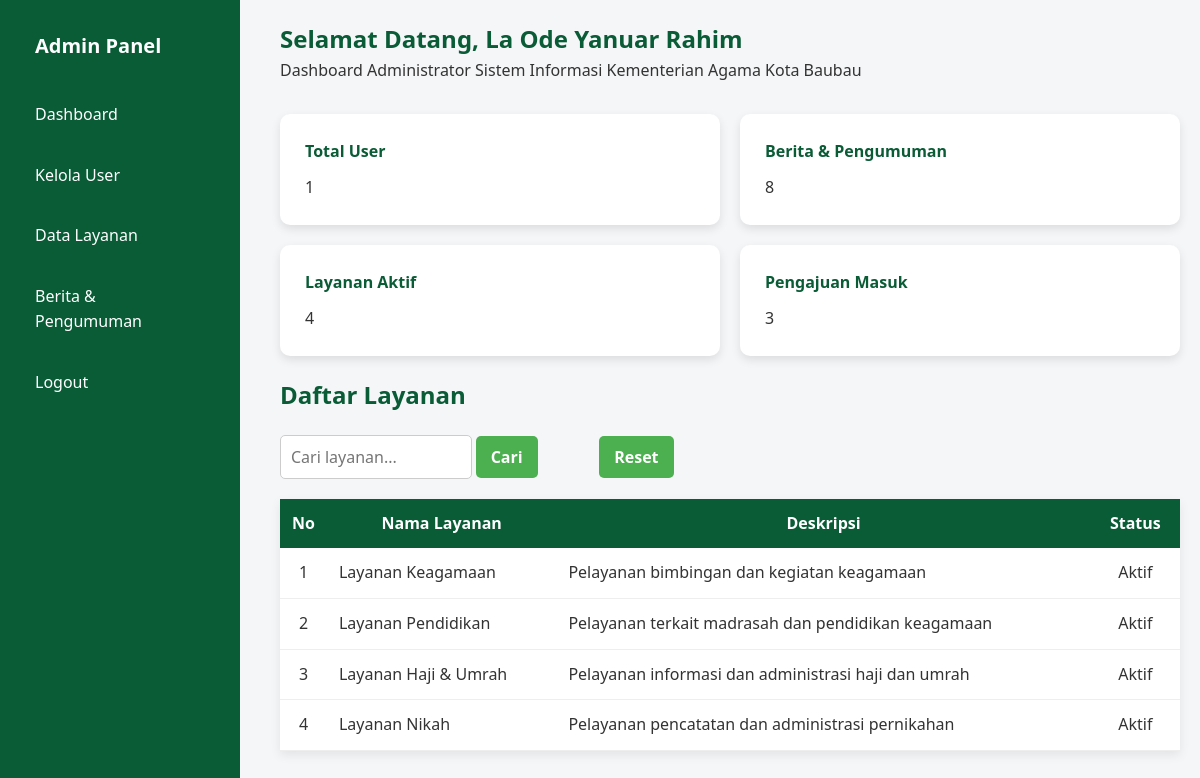
The page /admin/dashboard.php (signed in) on the database its author committed.
### tables this page shows
CREATE TABLE `layanan` (
  `id` int(11) NOT NULL,
  `nama_layanan` varchar(100) NOT NULL,
  `deskripsi` text DEFAULT NULL,
  `gambar` varchar(100) NOT NULL,
  `status` enum('Aktif','Nonaktif') DEFAULT 'Aktif',
  `created_at` timestamp NOT NULL DEFAULT current_timestamp()
);

### admin/dashboard.php (the view, shortened to what this page needs)
<?php
include "../config/koneksi.php";
$cari_layanan   = $_GET['cari_layanan'] ?? '';
$layanan = mysqli_query($koneksi, "
    SELECT * FROM layanan
    WHERE nama_layanan LIKE '%$cari_layanan%'
       OR status LIKE '%$cari_layanan%'
    ORDER BY id DESC
");
$user = mysqli_query($koneksi,"SELECT * FROM users WHERE role = 'user'");
$total_user = mysqli_num_rows($user);
$lyn = mysqli_query($koneksi,"SELECT * FROM layanan WHERE status ='Aktif'");
$total_layanan = mysqli_num_rows($lyn);
$pengajuan = mysqli_query($koneksi,"SELECT * FROM pengajuan_layanan");
$total_pengajuan = mysqli_num_rows($pengajuan);
$berita = mysqli_query($koneksi,"SELECT * FROM berita");
$total_berita = mysqli_num_rows($berita);
?>
<!DOCTYPE html>
<html lang="id">
<head>
    <link rel="stylesheet" href="../assets/css/admin.css">
    <link rel="stylesheet" href="../assets/css/index.css">
</head>
<body>
<div class="dashboard">
    <?php include "../includes/sidebar.php"; ?>
    <main class="content" style="margin-top: 20px;">
        <h2 style="text-align: left;">Selamat Datang, <?= $_SESSION['nama']; ?></h2>
        <p>Dashboard Administrator Sistem Informasi Kementerian Agama Kota Baubau</p>
        <div class="stats">
            <div class="stat-card">
                <h4>Total User</h4>
                <p><?= $total_user; ?></p>
            </div>
            <div class="stat-card">
                <h4>Berita & Pengumuman</h4>
                <p><?= $total_berita; ?></p>
            </div>
            <div class="stat-card">
                <h4>Layanan Aktif</h4>
                <p><?= $total_layanan; ?></p>
            </div>
            <div class="stat-card">
                <h4>Pengajuan Masuk</h4>
                <p><?= $total_pengajuan; ?></p>
            </div>
        </div>
        <h2 style="margin-top: 20px; text-align: left;">Daftar Layanan</h2>
        <div class="header-tabel">
             <form method="get">
                 <input type="text" name="cari_layanan" placeholder="Cari layanan..."
                        value="<?= $cari_layanan ?>">
                 <button type="submit" class="button">Cari</button>
                </form>
                <button onclick="window.history.back();" class="button">Reset</button>
         </div>
        <table style="margin-bottom: 20px;">
            <tr>
                <th>No</th>
                <th>Nama Layanan</th>
                <th>Deskripsi</th>
                <th>Status</th>
            </tr>
            <?php $no=1; while($l=mysqli_fetch_assoc($layanan)): ?>
            <tr>
                <td><?= $no++ ?></td>
                <td><?= $l['nama_layanan'] ?></td>
                <td><?= $l['deskripsi'] ?></td>
                <td style="text-align: center;"><?= $l['status'] ?></td>
            </tr>
            <?php endwhile; ?>
        </table>
    </main>
</div>
</body>
</html>

### assets/css/admin.css (style rules this page uses)
.dashboard { display: flex; min-height: 100vh; }
.content { flex: 1; background: #f4f6f8; margin-left: 260px; padding: 0 20px; }
.stats { display: grid; grid-template-columns: repeat(auto-fit, minmax(350px, 1fr)); gap: 20px; margin-top: 30px; }
.stat-card { background: #fff; padding: 25px; border-radius: 10px; box-shadow: 0 4px 10px rgba(0, 0, 0, 0.1); }
.stat-card h4 { margin-bottom: 10px; color: #0a5c36; }
table { background: #fff; border-collapse: collapse; box-shadow: 0 4px 10px rgba(0,0,0,.08); width: 100%; }
table th { background: #0a5c36; color: #fff; padding: 12px; text-align: center; }
table td { padding: 12px; border-bottom: 1px solid #eee; }
table th:nth-child(1) { width: 10px; }
table td:nth-child(1) { text-align: center; }
.header-tabel { display: flex; align-items: center; justify-content: space-between; margin-top: 20px; }
h2 { color: #0a5c36; text-align: left; }
.button { background: #0a5c36; text-decoration: none; color: #fff; border: none; padding: 8px 15px; border-radius: 6px; cursor: pointer; font-weight: bold; }
.header-tabel input { padding: 8px; border: 1px solid #ccc; border-radius: 6px; }

### assets/css/index.css (style rules this page uses)
* { margin: 0; padding: 0; box-sizing: border-box; font-family: "Segoe UI", Arial, sans-serif; }
html { scroll-behavior: smooth; }
body { background-color: #f4f6f8; color: #333; line-height: 1.6; min-height: 100vh; display: flex; flex-direction: column; }
.container p, h2 { text-align: center; }
.header-tabel { margin-bottom: 20px; display: flex; justify-content: start; align-items: center; }
.header-tabel input[type="text"] { padding: 10px; width: 60%; font-size: 16px; border: 1px solid #ccc; border-radius: 5px; }
.header-tabel button { padding: 10px 15px; background-color: #4CAF50; border: none; color: white; cursor: pointer; border-radius: 5px; }
.button { background-color: #45a049; padding: 12px 20px; font-size: 16px; text-decoration: none; text-align: center; border: none; color: white; border-radius: 8px; }

### rows shown on the page
layanan: nama_layanan "Layanan Keagamaan", deskripsi "Pelayanan bimbingan dan kegiatan keagamaan", status "Aktif"
layanan: nama_layanan "Layanan Pendidikan", deskripsi "Pelayanan terkait madrasah dan pendidikan keagamaan", status "Aktif"
layanan: nama_layanan "Layanan Haji & Umrah", deskripsi "Pelayanan informasi dan administrasi haji dan umrah", status "Aktif"
layanan: nama_layanan "Layanan Nikah", deskripsi "Pelayanan pencatatan dan administrasi pernikahan", status "Aktif"

### other values the page prints
$_SESSION['nama'] "La Ode Yanuar Rahim"
$total_user "1"
$total_berita "8"
$total_layanan "4"
$total_pengajuan "3"
